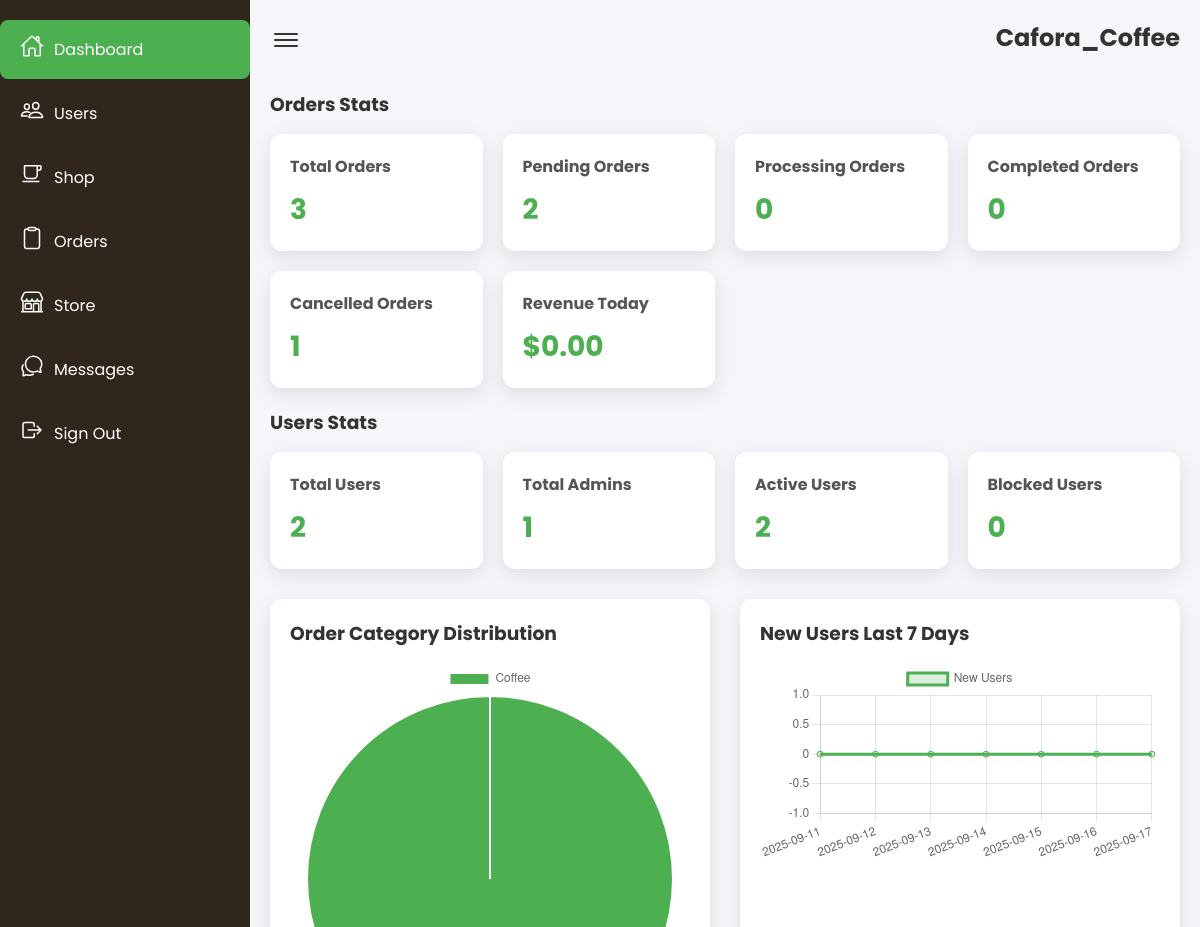
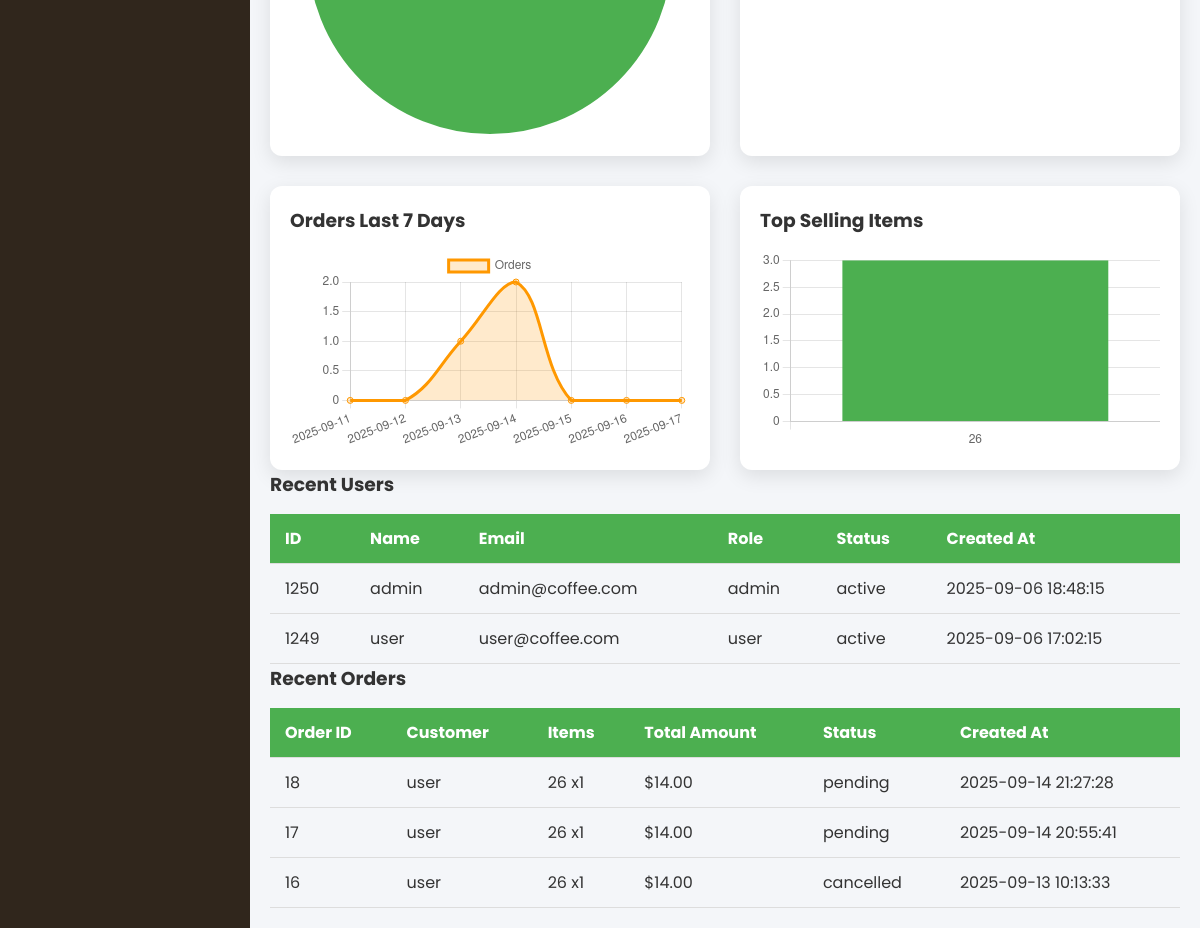
The app's page /admin/admin_dashboard.php (signed in) with its own data (2 pictures, top to bottom).
### tables this page shows
CREATE TABLE `users` (
  `user_id` int(11) NOT NULL,
  `name` varchar(100) NOT NULL,
  `email` varchar(100) NOT NULL,
  `password` varchar(255) NOT NULL,
  `role` enum('user','admin') DEFAULT 'user',
  `created_at` timestamp NOT NULL DEFAULT current_timestamp(),
  `status` enum('active','inactive','blocked') DEFAULT 'active'
);

CREATE TABLE `orders` (
  `order_id` int(11) NOT NULL,
  `user_id` int(11) NOT NULL,
  `total` decimal(10,2) NOT NULL,
  `status` enum('pending','completed','cancelled','processing') NOT NULL DEFAULT 'pending',
  `created_at` timestamp NOT NULL DEFAULT current_timestamp(),
  `updated_at` timestamp NULL DEFAULT NULL ON UPDATE current_timestamp()
);

### admin/admin_dashboard.php (the view, shortened to what this page needs)
<?php
require '../includes/database_connection.php';
?>
<?php
$totalUsers = $pdo->query("SELECT COUNT(*) FROM users")->fetchColumn();
$totalAdmins = $pdo->query("SELECT COUNT(*) FROM users WHERE role='admin'")->fetchColumn();
$activeUsers = $pdo->query("SELECT COUNT(*) FROM users WHERE status='active'")->fetchColumn();
$blockedUsers = $pdo->query("SELECT COUNT(*) FROM users WHERE status='blocked'")->fetchColumn();
$totalOrders = $pdo->query("SELECT COUNT(*) FROM orders")->fetchColumn();
$pendingOrders = $pdo->query("SELECT COUNT(*) FROM orders WHERE status='pending'")->fetchColumn();
$processingOrders = $pdo->query("SELECT COUNT(*) FROM orders WHERE status='processing'")->fetchColumn();
$completedOrders = $pdo->query("SELECT COUNT(*) FROM orders WHERE status='completed'")->fetchColumn();
$cancelledOrders = $pdo->query("SELECT COUNT(*) FROM orders WHERE status='cancelled'")->fetchColumn();
$revenueToday = $pdo->query("
    SELECT SUM(oi.price*oi.quantity)
    FROM orders o
    JOIN order_items oi ON o.order_id = oi.order_id
    WHERE DATE(o.created_at)=CURDATE()
")->fetchColumn();
$recentUsers = $pdo->query("SELECT * FROM users ORDER BY created_at DESC LIMIT 5")->fetchAll(PDO::FETCH_ASSOC);
$recentOrders = $pdo->query("
    SELECT o.order_id, u.name as customer_name, u.email as customer_email, o.status, o.created_at,
           SUM(oi.price*oi.quantity) as total_amount,
           GROUP_CONCAT(CONCAT(oi.item_id,' x',oi.quantity)) as items_ordered
    FROM orders o
    JOIN users u ON o.user_id = u.user_id
    JOIN order_items oi ON o.order_id = oi.order_id
    GROUP BY o.order_id
    ORDER BY o.created_at DESC
    LIMIT 5
")->fetchAll(PDO::FETCH_ASSOC);
$categoryData = $pdo->query("
    SELECT category, COUNT(*) as count
    FROM products p
    JOIN order_items oi ON p.id = oi.item_id
    GROUP BY category
")->fetchAll(PDO::FETCH_ASSOC);
$categoryLabels = []; $categoryCounts = [];
foreach($categoryData as $c){
    $categoryLabels[] = $c['category'];
    $categoryCounts[] = $c['count'];
}
$userGrowth = [];
for($i=6;$i>=0;$i--){
    $date=date('Y-m-d',strtotime("-$i days"));
    $count=$pdo->query("SELECT COUNT(*) FROM users WHERE DATE(created_at)='$date'")->fetchColumn();
    $userGrowth[]=['date'=>$date,'count'=>$count];
}
$growthLabels=array_column($userGrowth,'date');
$growthCounts=array_column($userGrowth,'count');
$orderGrowth = [];
for($i=6;$i>=0;$i--){
    $date=date('Y-m-d',strtotime("-$i days"));
    $count=$pdo->query("SELECT COUNT(*) FROM orders WHERE DATE(created_at)='$date'")->fetchColumn();
    $orderGrowth[]=['date'=>$date,'count'=>$count];
}
$orderLabels=array_column($orderGrowth,'date');
$orderCounts=array_column($orderGrowth,'count');
$topItems = $pdo->query("
    SELECT oi.item_id, SUM(oi.quantity) as total_sold
    FROM order_items oi
    GROUP BY oi.item_id
    ORDER BY total_sold DESC
    LIMIT 5
")->fetchAll(PDO::FETCH_ASSOC);
?>
<!DOCTYPE html>
<html lang="en">
<head>
<link rel="stylesheet" href="../assets/css/admin.css">
</head>
<body>
<div class="container">
    <?php include "nav.php"; ?>
    <div class="main">
        <div class="topbar">
            <div class="toggle"><ion-icon name="menu-outline"></ion-icon></div>
            <h2>Cafora_Coffee</h2>
        </div>
        <h3>Orders Stats</h3>
        <div class="cards">
            <div class="card"><h3>Total Orders</h3><p><?= $totalOrders ?></p></div>
            <div class="card"><h3>Pending Orders</h3><p><?= $pendingOrders ?></p></div>
            <div class="card"><h3>Processing Orders</h3><p><?= $processingOrders ?></p></div>
            <div class="card"><h3>Completed Orders</h3><p><?= $completedOrders ?></p></div>
            <div class="card"><h3>Cancelled Orders</h3><p><?= $cancelledOrders ?></p></div>
            <div class="card"><h3>Revenue Today</h3><p>$<?= number_format($revenueToday,2) ?></p></div>
        </div>
        <h3>Users Stats</h3>
        <div class="cards">
            <div class="card"><h3>Total Users</h3><p><?= $totalUsers ?></p></div>
            <div class="card"><h3>Total Admins</h3><p><?= $totalAdmins ?></p></div>
            <div class="card"><h3>Active Users</h3><p><?= $activeUsers ?></p></div>
            <div class="card"><h3>Blocked Users</h3><p><?= $blockedUsers ?></p></div>
        </div>
        <div class="charts">
            <div class="chart-container">
                <h3>Order Category Distribution</h3>
                <canvas id="categoryChart"></canvas>
            </div>
            <div class="chart-container">
                <h3>New Users Last 7 Days</h3>
                <canvas id="growthChart"></canvas>
            </div>
            <div class="chart-container">
                <h3>Orders Last 7 Days</h3>
                <canvas id="orderChart"></canvas>
            </div>
            <div class="chart-container">
                <h3>Top Selling Items</h3>
                <canvas id="topItemsChart"></canvas>
            </div>
        </div>
        <div class="recent-users">
            <h3>Recent Users</h3>
            <table class="styled-table">
                <thead>
                    <tr><th>ID</th><th>Name</th><th>Email</th><th>Role</th><th>Status</th><th>Created At</th></tr>
                </thead>
                <tbody>
                    <?php foreach($recentUsers as $user): ?>
                    <tr>
                        <td><?= $user['user_id'] ?></td>
                        <td><?= $user['name'] ?></td>
                        <td><?= $user['email'] ?></td>
                        <td><?= $user['role'] ?></td>
                        <td><?= $user['status'] ?></td>
                        <td><?= $user['created_at'] ?></td>
                    </tr>
                    <?php endforeach; ?>
                </tbody>
            </table>
        </div>
        <div class="recent-orders">
            <h3>Recent Orders</h3>
            <table class="styled-table">
                <thead>
                    <tr><th>Order ID</th><th>Customer</th><th>Items</th><th>Total Amount</th><th>Status</th><th>Created At</th></tr>
                </thead>
                <tbody>
                    <?php foreach($recentOrders as $order): ?>
                    <tr>
                        <td><?= $order['order_id'] ?></td>
                        <td><?= $order['customer_name'] ?? $order['customer_email'] ?></td>
                        <td><?= $order['items_ordered'] ?></td>
                        <td>$<?= number_format($order['total_amount'],2) ?></td>
                        <td><?= $order['status'] ?></td>
                        <td><?= $order['created_at'] ?></td>
                    </tr>
                    <?php endforeach; ?>
                </tbody>
            </table>
        </div>
    </div>
</div>
<script>
// Order Category Distribution
new Chart(document.getElementById('categoryChart').getContext('2d'),{
    type:'pie',
    data:{
        labels: <?= json_encode($categoryLabels) ?>,
        datasets:[{
            data: <?= json_encode($categoryCounts) ?>,
            backgroundColor:['#4CAF50','#FFC107','#F44336','#2196F3','#9C27B0','#00BCD4']
        }]
    }
});
// New Users Last 7 Days
new Chart(document.getElementById('growthChart').getContext('2d'),{
    type:'line',
    data:{
        labels: <?= json_encode($growthLabels) ?>,
        datasets:[{label:'New Users', data: <?= json_encode($growthCounts) ?>, borderColor:'#4CAF50', backgroundColor:'rgba(76,175,80,0.2)', fill:true, tension:0.4}]
    }
});
// Orders Last 7 Days
new Chart(document.getElementById('orderChart').getContext('2d'),{
    type:'line',
    data:{
        labels: <?= json_encode($orderLabels) ?>,
        datasets:[{label:'Orders', data: <?= json_encode($orderCounts) ?>, borderColor:'#FF9800', backgroundColor:'rgba(255,152,0,0.2)', fill:true, tension:0.4}]
    }
});
// Top Selling Items
new Chart(document.getElementById('topItemsChart').getContext('2d'),{
    type:'bar',
    data:{
        labels: <?= json_encode(array_column($topItems,'item_id')) ?>,
        datasets:[{label:'Quantity Sold', data: <?= json_encode(array_column($topItems,'total_sold')) ?>, backgroundColor:'#4CAF50'}]
    },
    options:{responsive:true, plugins:{legend:{display:false}}}
});
</script>
</body>
</html>

### assets/css/admin.css (style rules this page uses)
* { margin:0; padding:0; box-sizing:border-box; font-family:'Poppins',sans-serif; }
body { min-height:100vh; background:#f4f6f9; color:#333; overflow-x:hidden; }
h2,h3 { margin-bottom:15px; }
.main { margin-left:250px; padding:20px; transition:0.3s; }
.topbar { display:flex; justify-content:space-between; align-items:center; margin-bottom:20px; }
.toggle { font-size:2rem; cursor:pointer; }
.cards { display:grid; grid-template-columns:repeat(auto-fit,minmax(180px,1fr)); gap:20px; margin-bottom:20px; }
.card { background:#fff; border-radius:12px; box-shadow:0 6px 20px rgba(0,0,0,0.1); padding:20px; transition:0.3s; cursor:pointer; }
.card h3 { font-size:16px; color:#555; margin-bottom:10px; }
.card p { font-size:28px; font-weight:bold; color:#4CAF50; margin:0; }
.styled-table { width:100%; border-collapse:collapse; font-size:16px; }
.styled-table th, .styled-table td { padding:12px 15px; border-bottom:1px solid #ddd; text-align:left; }
.styled-table th { background:#4CAF50; color:#fff; }
.charts { display:flex; flex-wrap:wrap; gap:30px; margin-top:30px; }
.chart-container { flex:1; min-width:300px; background:#fff; padding:20px; border-radius:12px; box-shadow:0 6px 20px rgba(0,0,0,0.1); }

### records on screen
users: user_id "1250", name "admin", email "admin@coffee.com", role "admin", status "active", created_at "2025-09-06 18:48:15"
users: user_id "1249", name "user", email "user@coffee.com", role "user", status "active", created_at "2025-09-06 17:02:15"
orders: order_id "18", user.name "user", items_ordered "26 x1", total_amount "14.00", status "pending", created_at "2025-09-14 21:27:28"
orders: order_id "17", user.name "user", items_ordered "26 x1", total_amount "14.00", status "pending", created_at "2025-09-14 20:55:41"
orders: order_id "16", user.name "user", items_ordered "26 x1", total_amount "14.00", status "cancelled", created_at "2025-09-13 10:13:33"

### other values on screen
$totalOrders "3"
$pendingOrders "2"
$processingOrders "0"
$completedOrders "0"
$cancelledOrders "1"
$revenueToday "0.00"
$totalUsers "2"
$totalAdmins "1"
$activeUsers "2"
$blockedUsers "0"
chart data {{ json_encode($categoryLabels) }} ["Coffee"]
chart data {{ json_encode($growthLabels) }} ["2025-09-11","2025-09-12","2025-09-13","2025-09-14","2025-09-15","2025-09-16","2025-09-17"]
chart data {{ json_encode($growthCounts) }} [0,0,0,0,0,0,0]
